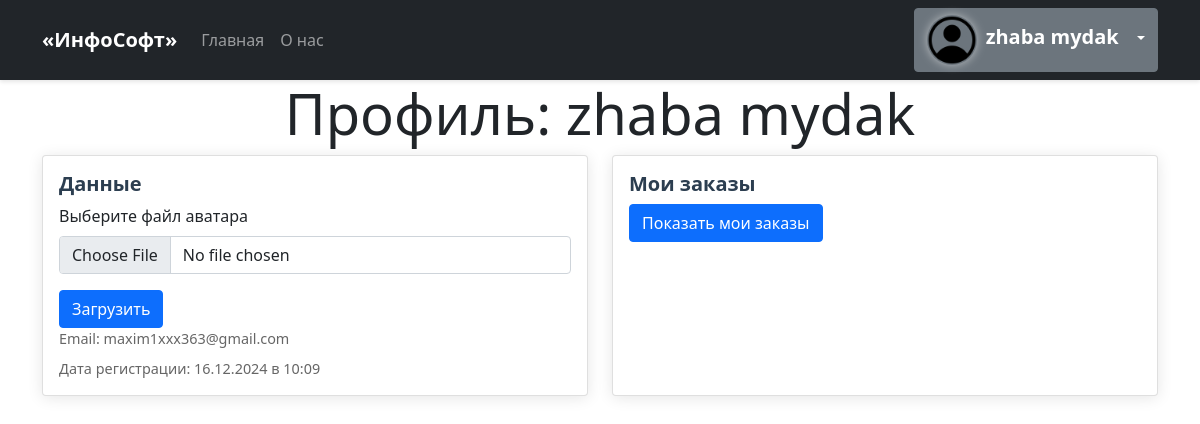
The app's page /profile.php (signed in) with its own data.
### tables this page shows
CREATE TABLE `users` (
  `ID` int(11) NOT NULL,
  `Login` varchar(20) NOT NULL,
  `Password` varchar(70) NOT NULL,
  `Email` varchar(40) NOT NULL,
  `avatar` varchar(80) NOT NULL,
  `is_admin` tinyint(4) NOT NULL,
  `is_active` enum('active','no_active') NOT NULL,
  `date_reg` timestamp NOT NULL DEFAULT CURRENT_TIMESTAMP ON UPDATE CURRENT_TIMESTAMP
);

### profile.php (the view, shortened to what this page needs)
<?php
require_once('db.php');
$user_login = $_SESSION['user_login'];
$sql = "SELECT * FROM users WHERE login = '$user_login'";
$result = $conn->query($sql);
if ($result->num_rows > 0) {
    $user = $result->fetch_assoc();
}
?>
<!DOCTYPE html>
<html lang="en">
<head>
    <link rel="stylesheet" href="css/style.css">
    <link rel="stylesheet" href="https://cdn.jsdelivr.net/npm/bootstrap@5.1.3/dist/css/bootstrap.min.css">
</head>
<body>
<header class="navbar navbar-expand-lg navbar-dark bg-dark">
  <div class="container">
    <a class="navbar-brand" href="main.php">«ИнфоСофт»</a>
    <div class="collapse navbar-collapse" id="navbarNav">
      <ul class="navbar-nav me-auto">
        <li class="nav-item">
          <a class="nav-link" href="main.php">Главная</a>
        </li>
        <li class="nav-item">
          <a class="nav-link" href="about.html">О нас</a>
        </li>
      </ul>
      <div class="dropdown">
        <button class="btn btn-secondary dropdown-toggle" type="button" id="dropdownMenuButton1" data-bs-toggle="dropdown" aria-expanded="false">
          <?php if ($user_login): ?>
            <img src="avatars/<?= $user['avatar'] ?>" alt="Avatar" class="circle-avatar" style="width:50px; height:50px; border-radius: 50%; box-shadow: 0 0 10px rgba(255, 255, 255, 0.5);">
            <span class="user-name ms-1"><?= htmlspecialchars($user_login) ?></span>
          <?php else: ?>
            <i class="bi bi-person-circle"></i>
          <?php endif; ?>
        </button>
      </div>
    </div>
  </div>
</header>
<main class="container">
  <h1 class="display-4 text-center">Профиль: <?= htmlspecialchars($user_login) ?></h1>
  <div class="row">
    <div class="col-12 col-md-6">
      <div class="card">
        <div class="card-body">
          <h5 class="card-title">Данные</h5>
          <?php if($user['avatar'] == "basic_avatar.webp"): ?>
          <form action="<?php echo htmlspecialchars($_SERVER["PHP_SELF"]);?>" method="post" enctype="multipart/form-data">
            <div class="mb-3">
              <label for="avatar" class="form-label">Выберите файл аватара</label>
              <input class="form-control" type="file" id="avatar" name="avatar" accept=".png, .jpg, .jpeg, .gif">
            </div>
            <button type="submit" class="btn btn-primary">Загрузить</button>
          </form>
          <?php else: ?>
          <?php endif; ?>
          <p class="card-text">Email: <?= $user['Email'] ?></p>
          <p class="card-text">Дата регистрации: <?= date('d.m.Y в H:i', strtotime($user['date_reg'])) ?></p>
        </div>
      </div>
    </div>
    <div class="col-12 col-md-6">
      <div class="card">
        <div class="card-body">
          <h5 class="card-title">Мои заказы</h5>
          <button type="button" class="btn btn-primary" data-bs-toggle="collapse" data-bs-target="#orders" aria-expanded="false" aria-controls="orders" class="mb-5">
            Показать мои заказы
          </button>
        </div>
      </div>
    </div>
  </div>
</main>
</body>
</html>

### css/style.css (style rules this page uses)
body { margin: 0; padding: 0; background-color: #f8f9fa; font-family: 'Segoe UI', Tahoma, Geneva, Verdana, sans-serif; transition: all 0.3s ease; overflow: auto; }
.navbar { box-shadow: 0 2px 4px rgba(0,0,0,.1); }
.navbar-brand { font-weight: 600; font-size: 1.5rem; color: #fff !important; }
.card { border: none; border-radius: 10px; box-shadow: 0 2px 15px rgba(0,0,0,.1); transition: all 0.3s ease; height: 100%; justify-content: space-between; display: flex; flex-direction: column; }
.card-body { padding: 1.5rem; }
.card-title { font-weight: 600; color: #2c3e50; margin-bottom: 1rem; }
.card-text { color: #666; font-size: 0.9rem; margin-bottom: 0.5rem; }
.btn { border-radius: 5px; padding: 0.5rem 1rem; font-weight: 500; transition: all 0.3s ease; margin-top: 0; }
.btn-primary { width: auto; background-color: #0d6efd; border: none; color: #fff; }
.card { animation: fadeIn 0.5s ease-out; }
.card-body { animation: fadeIn 0.5s ease-out; }
.card-title { animation: fadeIn 0.5s ease-out; }
.card-text { animation: fadeIn 0.5s ease-out; }
.btn { animation: fadeIn 0.5s ease-out; }
.user-name { margin-right: 10px; font-weight: bold; color: #fff!important; font-size: 20px; margin-top: 5px; margin-bottom: 5px; }
body { font-family: Arial, sans-serif; }

### records on screen
users: avatar (picture), Email "maxim1xxx363@gmail.com", date_reg "16.12.2024 в 10:09"

### other values on screen
$user_login "zhaba mydak"
